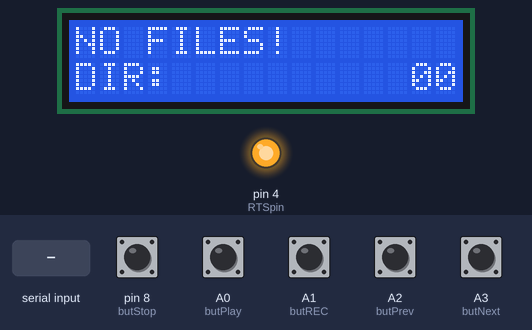
Bench run of a sketch on a simulated Arduino Uno, built with avr-gcc and run on an emulated ATmega328P. Parts: 16×2 character LCD, output pins drawn as LEDs (lit = HIGH). The test bench sets the inputs (shaded band); at power-on: A0 (butPlay), A1 (butREC), A2 (butPrev), A3 (butNext), pin 8 (butStop) LOW. Storage starts empty; what the sketch prints to the serial monitor is not drawn.

Above: at 3.3 s.
3.4 s: A1 (butREC) pulled HIGH for 0.15 s
At 4.4 s:
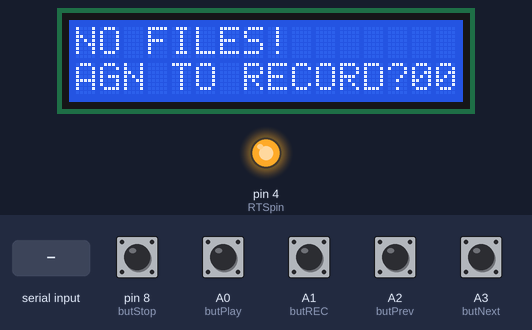
5.2 s: A1 (butREC) pulled HIGH for 1 s
At 6.8 s:
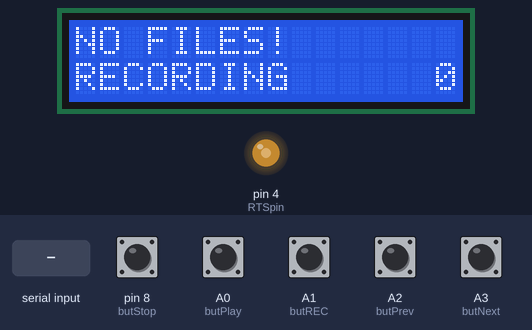
7.9 s: pin 8 (butStop) pulled HIGH for 0.15 s
At 8.7 s:
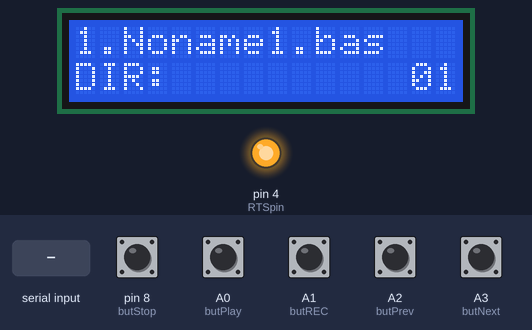
9.8 s: "r" received over Serial
At 10.9 s:
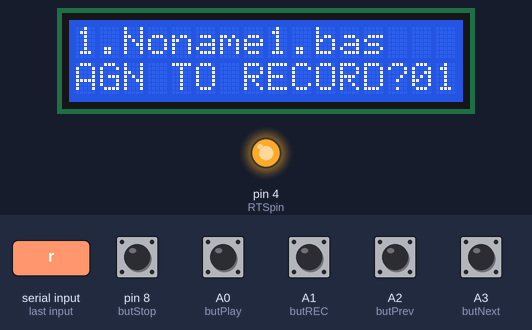
11.3 s: A1 (butREC) pulled HIGH for 0.15 s
At 12.9 s:
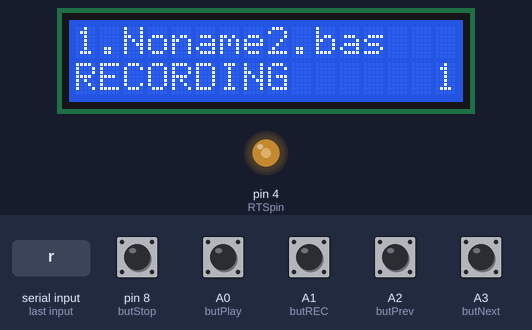
13.2 s: pin 8 (butStop) pulled HIGH for 1 s
At 13.8 s:
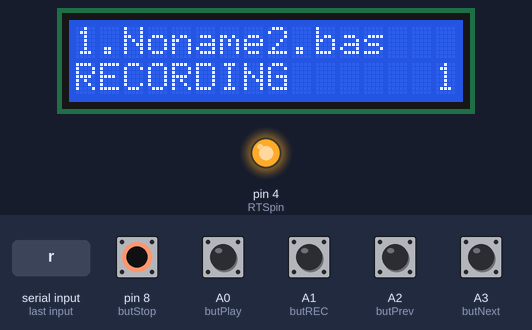
Timing chart, 0 to 16.2 s (numbered marks = the images above; inputs shaded):
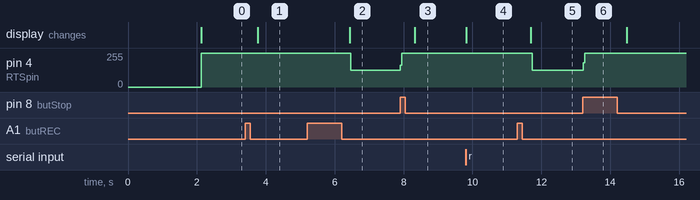

Measured:
- after the input at 3.4 s, the display: changes after 0.36 s (image 1)
- after the input at 5.2 s, pin 4 (RTSpin): 255/255 → 125/255 after 1.3 s; the display: changes after 1.2 s (image 2)
- after the input at 7.9 s, pin 4 (RTSpin): 125/255 → 255/255 at once; the display: changes after 0.42 s (image 3)
- after the input at 9.8 s, the display: changes at once (image 4)
- after the input at 11.3 s, pin 4 (RTSpin): 255/255 → 125/255 after 0.44 s; the display: changes after 0.40 s (image 5)
- after the input at 13.2 s, pin 4 (RTSpin): 125/255 → 255/255 at once

The sketch:

NBStorage.ino
```cpp
#include <SPI.h>
#include <SD.h>
#include <Wire.h>
#include <LiquidCrystal_I2C.h>  // F Malpartida's NewLiquidCrystal library
//#include <MemoryFree.h>
#include <SoftwareSerial.h>

#define butPlay A0
#define butREC  A1
#define butPrev A2
#define butNext A3
#define butStop 8
//free pins 2,7,9
#define butdel 200

//NBserial com
#define CTSpin 3 //White
#define RTSpin 4 //red
#define RX 5     //blue
#define TX 6     //red

//LCD 16x2
#define I2C_ADDR    0x27  // Define I2C Address for controller
#define BACKLIGHT_PIN     13

SoftwareSerial   NBSerial(RX, TX, false); // RX, TX
LiquidCrystal_I2C lcd(I2C_ADDR, 16, 2); // set the LCD address to 0x27 for a 16 chars and 2 line display

//SD Card
#define  cspin 10


char t[20];
int totalFiles=0;
int curfileID=0;
File curDir;
File curFile;
/*
void scanWire(){

  Serial.println ();
  Serial.println ("I2C scanner. Scanning ...");
  byte count = 0;

  Wire.begin();
  for (byte i = 1; i < 120; i++)
  {
    Wire.beginTransmission (i);
    if (Wire.endTransmission () == 0)
      {
      Serial.print ("Found address: ");
      Serial.print (i, DEC);
      Serial.print (" (0x");
      Serial.print (i, HEX);
      Serial.println (")");
      count++;
      delay (1);  // maybe unneeded?
      } // end of good response
  } // end of for loop
  Serial.println ("Done.");
  Serial.print ("Found ");
  Serial.print (count, DEC);
  Serial.println (" device(s).");
}  // end of setup

*/


void setup() {
  // Open serial communications and wait for port to open:
  Serial.begin(9600);
  while (!Serial) {
    ; // wait for serial port to connect. Needed for native USB port only
  }


  Serial.print(F("Initializing SD card..."));

  if (!SD.begin(cspin)) {
    Serial.println(F("failed!"));
    return;
  }
  Serial.println(F("done."));


  /*
  // open the file. note that only one file can be open at a time,
  // so you have to close this one before opening another.
  myFile = SD.open("test.txt", FILE_WRITE);

  // if the file opened okay, write to it:
  if (myFile) {
    Serial.print("Writing to test.txt...");
  //  myFile.println("testing 1, 2, 3.");
    // close the file:
    myFile.close();
    Serial.println("done.");
  } else {
    // if the file didn't open, print an error:
    Serial.println("error opening test.txt");
  }

  // re-open the file for reading:
  myFile = SD.open("test.txt");
  if (myFile) {
    Serial.println("test.txt:");

    // read from the file until there's nothing else in it:
    while (myFile.available()) {
      Serial.write(myFile.read());
    }
    // close the file:
    myFile.close();
  } else {
    // if the file didn't open, print an error:
    Serial.println("err open test.txt");
  }
  */


  /*
  myFile=SD.open("DESP");
   if (myFile) {
     myFile.rewindDirectory();
     printDirectory(myFile,0);
     myFile.close();
   }
    else Serial.println("err open root");*/

  //  scanWire();
  // Switch on the backlight
  lcd.init();
  // Switch on the backlight
  lcd.backlight();
  lcd.clear();
  lcd.print(F("LCD OK!!!"));
  delay(2000);


  openRoot();

  pinMode(CTSpin, INPUT_PULLUP);
  pinMode(RTSpin, OUTPUT);

  RTSON();
  NBSerial.begin(9600);

  pinMode(butPlay, INPUT);
  pinMode(butREC, INPUT);
  pinMode(butPrev, INPUT);
  pinMode(butNext, INPUT);
  pinMode(butStop, INPUT);

  Serial.println(F("done!"));
}

boolean butStopPressed(){


  boolean res= digitalRead(butStop)==HIGH;
  do {} while (digitalRead(butStop)!=LOW); //wait for release
  if (res) {Serial.println(F("S"));delay(butdel);}
  return res;
}

boolean butNextPressed(){

  boolean res= digitalRead(butNext)==HIGH;
  do {} while (digitalRead(butNext)!=LOW); //wait for release
   if (res) {Serial.println(F("N"));delay(butdel);}
  return res;
}

boolean butPrevPressed(){

  boolean res= digitalRead(butPrev)==HIGH;
  do {} while (digitalRead(butPrev)!=LOW); //wait for release
   if (res) {Serial.println(F("P"));delay(butdel);}
  return res;
}

boolean butRECPressed(){

  boolean res= digitalRead(butREC)==HIGH;
  do {} while (digitalRead(butREC)!=LOW); //wait for release
  if (res) {Serial.println(F("R"));delay(butdel);}
  return res;
}


boolean butPlayPressed(){

  boolean res= digitalRead(butPlay)==HIGH;
  do {} while (digitalRead(butPlay)!=LOW); //wait for release
 if (res) {Serial.println(F("PL"));delay(butdel);}
  return res;
}


byte CTS() {
  return digitalRead(CTSpin);
}

void RTSON() {
  digitalWrite(RTSpin, HIGH);
}

void RTSOFF() {
  digitalWrite(RTSpin, LOW);
}

void lcdprint(const char* mes) {
  strncpy(t, mes, 17);
  while (strlen(t)<14)
    strcat(t, "  ");
  lcd.print(t);
}

void lcdprintline0(const char* mes) {
   lcd.setCursor(0, 0);
  lcdprint(mes);
}

void lcdprintline1(const char *mes) {
  lcd.setCursor(0, 1);
  lcdprint(mes);
}

/*
void printDirectory(File dir, int numTabs) {
  while (true) {

    File entry =  dir.openNextFile();
    if (! entry) {
      // no more files
      Serial.println("no files");
      break;
    }
    for (uint8_t i = 0; i < numTabs; i++) {
      Serial.print('\t');
    }
    Serial.print(entry.name());
    if (entry.isDirectory()) {
      Serial.println("/");
      printDirectory(entry, numTabs + 1);
    } else {
      // files have sizes, directories do not
      Serial.print("\t\t");
      Serial.println(entry.size(), DEC);
    }
    entry.close();
  }
}
*/

boolean sendChar(char c) {
  boolean brk=false;

  RTSOFF();
  do { brk=butStopPressed(); } while ((CTS() == HIGH) and (not brk)); //if NB can read
  if (!brk)
    NBSerial.write(c);  //send
  else NBSerial.flush();  //5/7/2024 to clear send buffer;
  RTSON();

  return !brk;
}

boolean receiveChar(char &ch) {
 boolean got=false;

  RTSOFF();
  if (NBSerial.available()) {
    ch = NBSerial.read();
    got=true;
  }
  RTSON();
  return got;
}

void sendSelectedFile() {
  // re-open the file for reading:
  File myFile;
  char ts[20];
  int i = 0;
  byte b = 0;


  Serial.println(F("Sending:"));
  Serial.print(F("Directory:")); Serial.println(curDir.name());
  Serial.print(F("File:")); Serial.println(curFile.name());
  //myFile = SD.open(ts);
  myFile = curFile;
  myFile.seek(0);
  if (myFile) {
    Serial.println(F("File Opened for sending"));
    lcd.setCursor(12, 1);
    lcd.print(F("S"));
    // read from the file until there's nothing else in it:
    while (myFile.available()) {
      i++;
      if (i % 200 == 0) { // every 10 bytes
        lcd.setCursor(12, 1);
        b = !b;
        if (b)
          lcd.print(F("S"));
        else
          lcd.print(F(" "));

      }
      if (!sendChar(myFile.read())) break;
    }
    // close the file:
   // myFile.close();
    lcd.setCursor(12, 1);
    lcd.print(F(" "));
    Serial.println(F("File Sent ok"));
  } else {
    // if the file didn't open, print an error:
    Serial.println(F("error openning file"));
  }

}


void prevFile(){
  if (curfileID>1)  curfileID--;
  curFile=seekfile(curDir,curfileID);
}

void nextFile(){
 if (curfileID<totalFiles)  curfileID++;
 curFile=seekfile(curDir,curfileID);
}


void openRoot() {
  //lcdprintline1("ROOT DIR");
  //curDir = SD.open("/");
  openCurrentDirectory(curDir,true);
  printfile();
 // getTotalFiles(curDir);
 // curfileID=1;
 // curFile=seekfile(curDir,curfileID);
 // printfile();
}

void openCurrentDirectory(File dir,boolean goRoot){
 if (curDir) curDir.close();
 if (goRoot) dir = SD.open("/");
 curDir=dir;
 curDir.rewindDirectory();
 Serial.print(F("Opening "));
 Serial.println(curDir.name());
 getTotalFiles(curDir);
 curfileID=1;
 curFile=seekfile(curDir,curfileID);
 printDirectory();
}

void getTotalFiles(File dir){
  totalFiles=0;
 while (true) {

    File entry =  dir.openNextFile();
    if (! entry) {
      // no more files
      Serial.println("no files");
      break;
    }
    totalFiles++;
    entry.close();
 }
 Serial.print("Total files:");Serial.println(totalFiles);
}

File seekfile(File dir,int pos){
 int cur=0;
 File entry;

 dir.rewindDirectory();

 if (curFile){
   if (strcmp(curFile.name(),curDir.name())!=0) {
    curFile.close();
    Serial.println(F("cur file closed"));
  }
 }
 while (true) {

    entry =  dir.openNextFile();
    if (! entry) {
      // no more files
      Serial.println(F("no more files"));
      break;
    }
    cur++;
    if (cur==pos) break;
    entry.close();
 }
 return entry;
}


void createNewFile(){
 int i=1;
 char buf[3];         //the ASCII of the integer will be stored in this char array


  do{
    if (strcmp(curDir.name(),"/")!=0)
      strcpy(t,curDir.name());
    else strcpy(t,"");
    strcat(t,"/");
    strcat(t,"Noname");
    itoa(i,buf,10); //(integer, yourBuffer, base)
    strcat(t,buf);
    strcat(t,".bas");
    Serial.println(t);
    i++;
  }
  while (SD.exists(t));
  if (curFile) curFile.close();
  curFile = SD.open(t, FILE_WRITE);
  printfile();
}

void NBRecord(){
  boolean brk=false;
  char ch;
  File temp;

  Serial.print(F("Record a file"));
  createNewFile();
  while (!brk){
     brk=butStopPressed();
      if (receiveChar(ch))
        curFile.write(ch);
  }
  curFile.close();
  Serial.print(F("File saved"));
  temp=curDir;
  curDir=curFile;
  curFile =temp;
  openCurrentDirectory(curFile,false);
}


void printfile() {


  lcd.setCursor(0, 0);
  if (totalFiles == 0) lcd.print(F("NO FILES"));
  else {
    lcd.print(curfileID);lcd.print(".");
    strcpy(t,curFile.name());
    if (curFile.isDirectory())
       strcat(t," (D)");
    lcdprint(t);
  }
}

void printDirectory(){
     if (strcmp(curDir.name(),"/")==0)
       strcpy(t, "ROOT DIR");
     else {
       strcpy(t, "DIR:"); strcat(t, curDir.name());
     }
     while (strlen(t)<14) {
        strcat(t," ");
     }
     if (totalFiles<10) strcat(t,"0");
     lcdprintline1(t);
     lcd.print(totalFiles);
}

void loop() {
  //char ts[10];
  char ch = Serial.read();
  if (butNextPressed()) ch='w';
  else
  if (butPrevPressed()) ch='q';
  else
  if (butPlayPressed()) ch='o';
  else
  if (butRECPressed()) ch='r';
  else
  if (butStopPressed()) ch='x';


  switch (ch) {


    case 'q': prevFile(); //button 1
      printfile();
      break;
    case 'w': nextFile(); //button 2
      printfile();
      break;
    case 'o'://open dir or send file              //button 3 select or play
      if (curFile.isDirectory()){
        openCurrentDirectory(curFile,false);
        printDirectory();
        printfile();
      }
      else sendSelectedFile(); //send to NB

      break;
    case 'r': lcdprintline1("AGN TO RECORD?");delay(butdel);
              do {
                if (butRECPressed()) {lcdprintline1("RECORDING");NBRecord();printDirectory();
                        printfile();break;}
                if (butStopPressed()) {printDirectory(); break;}
                } while (true);


      break;
      case 'x': openRoot();
                break;
    /*
    case 'p':myFile=SD.open("DESP");
           //  myFile.rewindDirectory();
             if (!myFile) Serial.print("error");
             printDirectory(myFile,0);
             myFile.close();
             break;*/
 //   case 'f':  Serial.print(F("freeMemory()="));
  //    Serial.println(freeMemory());
      break;
    case 'g'://get a file from NB
      break;
    case 's': sendChar('A');
      Serial.println(F("char send"));
      break;
    case 't':RTSOFF();
      do {} while (not NBSerial.available());
      Serial.println("");
        receiveChar(ch);
      Serial.print(F("Received:"));
      Serial.print(byte(ch)); Serial.print(F("="));
      Serial.println(ch);
      break;
    case 'n':RTSON();
             break;
    case 'm':RTSOFF();
             break;
  }

}
```
